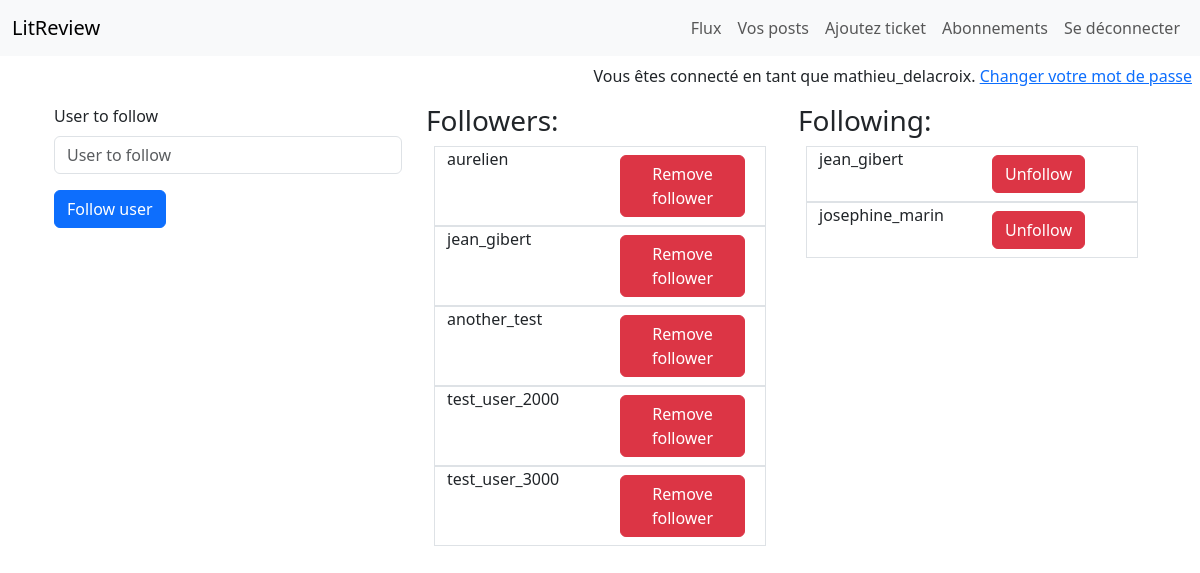
Screenshot of /home/abonnements/ (signed in) with the database file from the repository.
### authenticate/models.py (models this page shows)
class User(AbstractUser):
    pass

### flux/models.py (models this page shows)
class UserFollows(models.Model):
    user = models.ForeignKey(
        to=settings.AUTH_USER_MODEL, on_delete=models.CASCADE, related_name="following"
    )
    followed_user = models.ForeignKey(
        to=settings.AUTH_USER_MODEL,
        on_delete=models.CASCADE,
        related_name="followed_by",
    )
    class Meta:
        unique_together = (
            "user",
            "followed_user",
        )

### flux/views.py (the view)
# urls.py: path("abonnements/", abonnements, name="abonnements"),
@login_required
def abonnements(request):
    following = UserFollows.objects.filter(user=request.user).exclude(
        followed_user=request.user
    )
    followed_by = UserFollows.objects.filter(followed_user=request.user).exclude(
        user=request.user
    )
    form = FollowUserForm()
    context = {"form": form, "following": following, "followers": followed_by}
    return render(request, "flux/abonnements.html", context)

### flux/forms.py
class FollowUserForm(forms.Form):
    user_to_follow = forms.CharField(max_length=150)

### flux/templates/flux/abonnements.html (shortened to what this page needs)
{% extends 'base.html' %}
{% load django_bootstrap5 %}
{% block content %}
    <div class="container">
        <div class="row">
            <div class="col">
                <form method="post" action="{% url 'follow-user' %}">
                    {% bootstrap_form form %}
                    <button type="submit" class="btn btn-primary">Follow user</button>
                </form>
            </div>
            <div class="col">
                <h3>Followers:</h3>
                {% for follower in followers %}
                    <div class="row border mx-2">
                        <div class="col">
                            <p>{{ follower.user }}</p>
                        </div>
                        <div class="col">
                            <a class="btn btn-danger m-2" href="{% url 'remove-follower' follower.user.id %}" role="button">Remove follower</a>
                        </div>
                    </div>
                {% endfor %}
            </div>
            <div class="col">
                <h3>Following:</h3>
                {% for followed in following %}
                    <div class="row border mx-2">
                        <div class="col">
                            <p>{{ followed.followed_user }}</p>
                        </div>
                        <div class="col">
                            <a class="btn btn-danger m-2" href="{% url 'unfollow' followed.followed_user.id %}" role="button">Unfollow</a>
                        </div>
                    </div>
                {% endfor %}
            </div>
        </div>
    </div>
{% endblock %}

### templates/base.html (shortened to what this page needs)
<html lang="fr">
    <head>
        <link href="https://cdn.jsdelivr.net/npm/bootstrap@5.3.5/dist/css/bootstrap.min.css" rel="stylesheet">
        <link rel="stylesheet" href="https://cdn.jsdelivr.net/npm/bootstrap-icons@1.11.1/font/bootstrap-icons.css">
    </head>
    <body>
            <nav class="navbar navbar-expand-lg bg-body-tertiary">
                <div class="container-fluid">
                    <span class="navbar-brand" href="#">LitReview</span>
                    {%  if user.is_authenticated %}
                    <ul class="navbar-nav">
                    <li class="nav-item">
                        <a class="nav-link" href="{% url "home" %}" title="">Flux</a>
                    </li>
                    <li class="nav-item">
                        <a class="nav-link" href="{% url "my-posts" %}">Vos posts</a>
                    </li>
                    <li class="nav-item">
                        <a class="nav-link" href="{% url "ticket-create" %}">Ajoutez ticket</a>
                        <a class="nav-link" href="{% url 'abonnements' %}">Abonnements</a>
                    </li>
                    <li class="nav-item">
                        <a class="nav-link" href="{% url 'logout' %}">Se déconnecter</a></a>
                    </li>
                    {% endif %}
                    </ul>
                </div>
            </nav>
        {%  if user.is_authenticated %}
        <div class="p-2">
            <p class="text-end">Vous êtes connecté en tant que {{ user }}. <a href="{% url 'password_change' %}">Changer votre mot de passe</a></p>
        <div />
        {% endif %}
        <div class="container">
            {% block content %}{% endblock content %}
        </div>
    </body>
</html>

### rows the page displays
User: username "mathieu_delacroix"
UserFollows: user "aurelien"
UserFollows: user "jean_gibert"
UserFollows: user "another_test"
UserFollows: user "test_user_2000"
UserFollows: user "test_user_3000"
UserFollows: followed_user "jean_gibert"
UserFollows: followed_user "josephine_marin"
